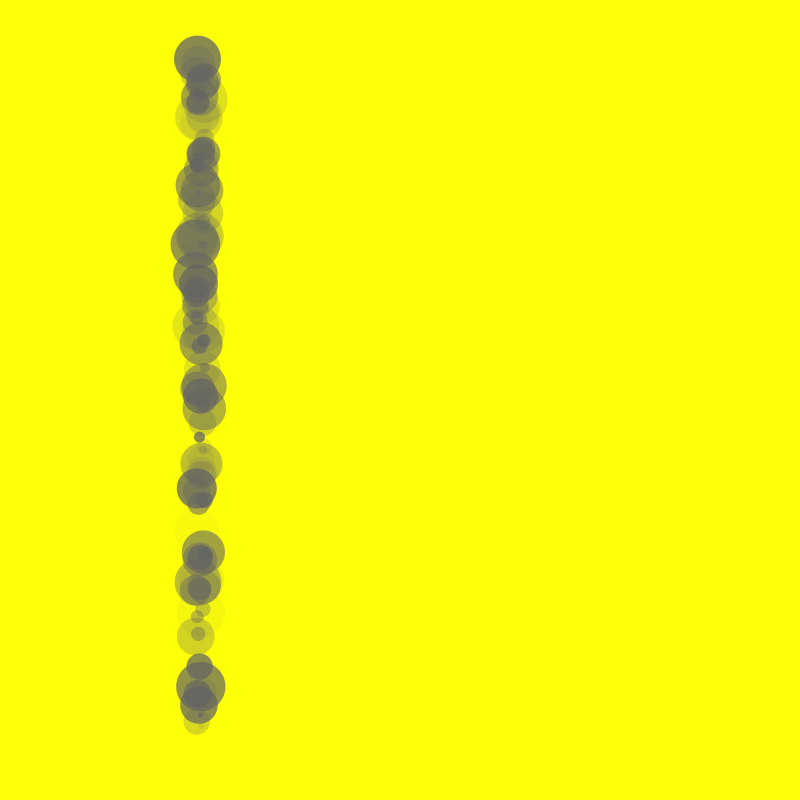
Frame 1 (no input)
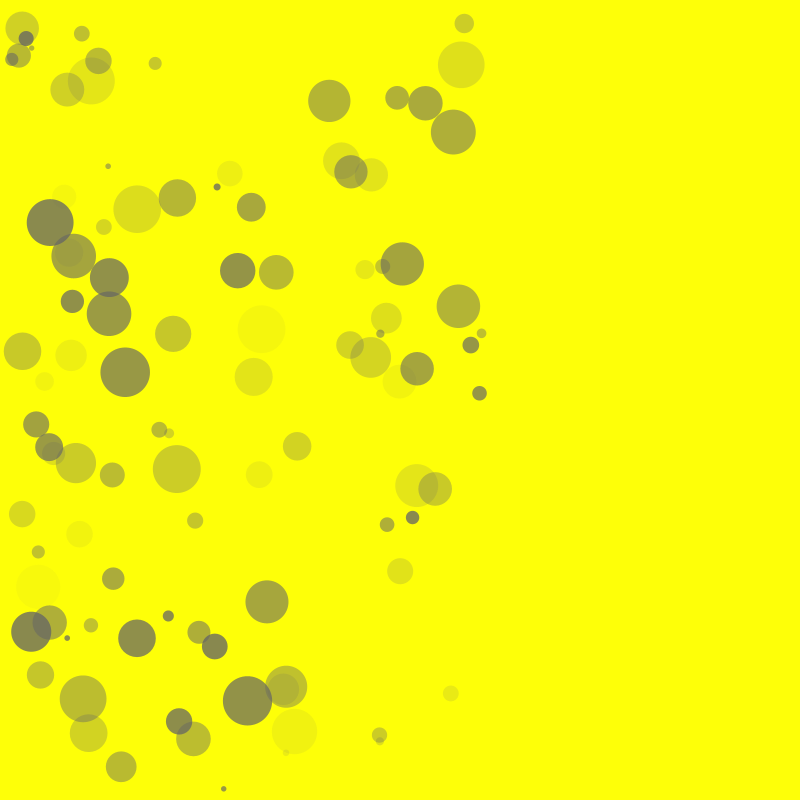
Frame 60 (the mouse pressed at the canvas centre just before this capture)
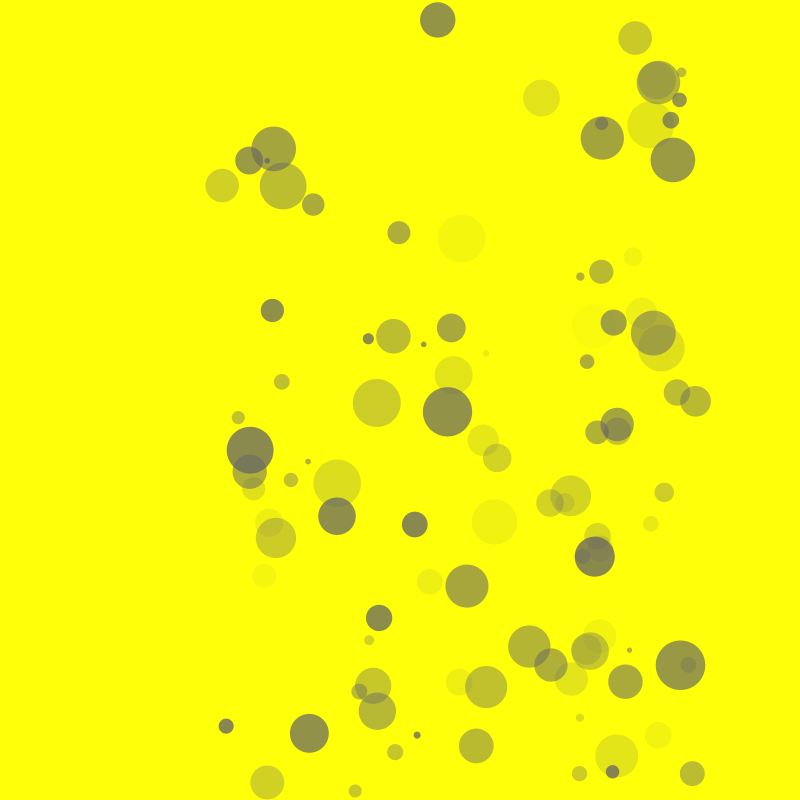
Frame 120 (the mouse held since frame 60 and released just before this capture)

The Processing sketch that drew these frames (run headless with seeded random() and noise(); from frame 60 on, the mouse is pressed at the canvas centre):

// Processing sketch: palletta_rimbalzina_OOP
// ── palletta_rimbalzina_OOP.pde
Ball[] littleBalls;

void setup() {
  size(800, 800);
  noStroke();
  littleBalls = new Ball[100]; // set up a new Ball type array with 100 objects in it
  for ( int i = 0; i < littleBalls.length; i++) {
    
    float tmpY = random(50,height-50);
    littleBalls[i] = new Ball(200,tmpY);
  }
}

void draw() {
  background(#FEFF08);
  for ( int i = 0; i < littleBalls.length; i++) {
    littleBalls[i].show();
  }
}

void mousePressed() {
  for ( int i = 0; i < littleBalls.length; i++) {
        float tmpY = random(50,height-50);

        littleBalls[i].resetPos(mouseX, tmpY);
  }
}

// this is a class called Ball
class Ball {
  float posX, posY, ballSize;
  float velX, velY;
  float myAlpha;
  // this is the constructor of the class
 
  Ball(float _posX, float _posY) {
    posX = _posX;
    posY = _posY;
    ballSize =  random(5, 50);
    velX= random(-5, 5);
    velY=random(-5, 5);
    myAlpha = random(10, 200);
  }
  void show() {
    checkWall();
    posX += velX;
    posY += velY;
    fill(100, myAlpha);
    ellipse(posX, posY, ballSize, ballSize);
  }
  void checkWall() {
    if ( posX > width-ballSize/2 || posX < 0+ballSize/2) {
      velX *= -1;
    }
    if ( posY > height-ballSize/2 || posY < 0+ballSize/2) {
      velY *= -1;
    }
  }

  void resetPos(float _posX, float _posY) {
    posX = _posX;
    posY = _posY;
  }
}
